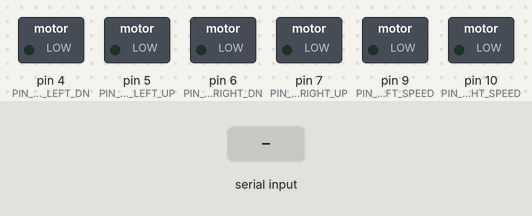
This sketch was run on a simulated Arduino Uno, built with avr-gcc and run on an emulated ATmega328P. Parts: switched loads named in the sketch (green lamp = pin HIGH). The inputs (shaded band) are chosen by the test bench.

Above: at 1.2 s.
1.3 s: "90,45\n" received over Serial
At 1.6 s:
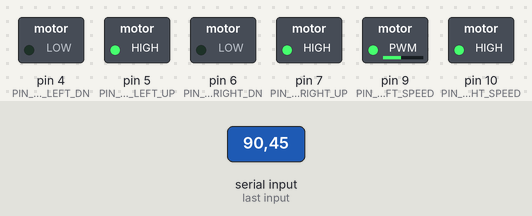
2.8 s: "30,150\n" received over Serial
At 4.0 s:
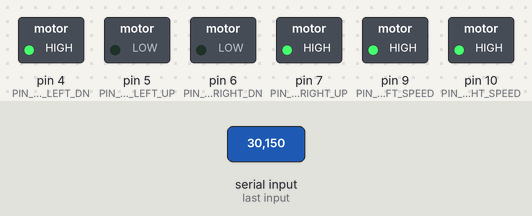
4.3 s: "5\n" received over Serial
At 5.0 s:
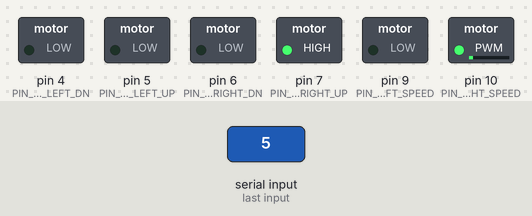
5.8 s: "90\n" received over Serial
At 6.2 s:
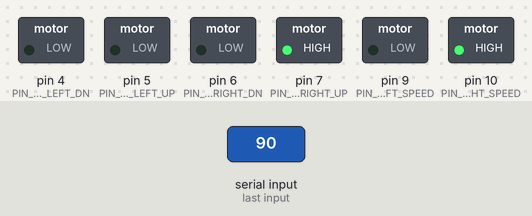
7.3 s: "1,90\n" received over Serial
At 8.5 s:
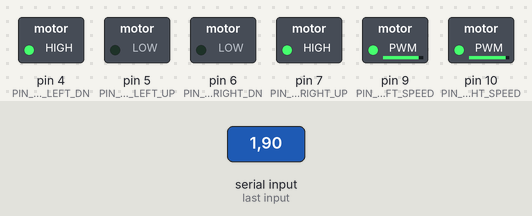
8.8 s: "200\n" received over Serial
At 9.7 s:
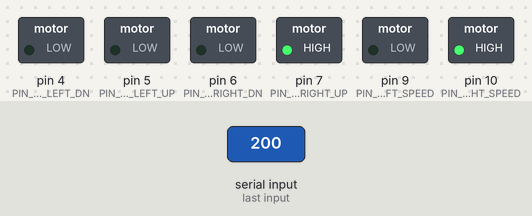
Timing chart, 0 to 11.3 s (numbered marks = the images above; inputs shaded):
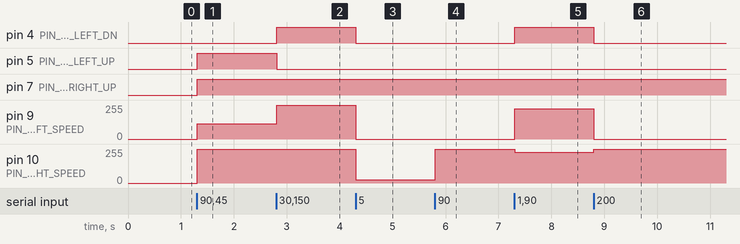

The sketch:

SerialMotorDriver.ino
```cpp
String incomingData;
int joystick_x, joystick_y;
 /* defined the right motor control pins */
#define PIN_MOTOR_RIGHT_UP 7
#define PIN_MOTOR_RIGHT_DN 6
#define PIN_MOTOR_RIGHT_SPEED 10

/* defined the left motor control pins */
#define PIN_MOTOR_LEFT_UP 5
#define PIN_MOTOR_LEFT_DN 4
#define PIN_MOTOR_LEFT_SPEED 9

 /* defined two arrays with a list of pins for each motor */
unsigned char RightMotor[3] = {
  PIN_MOTOR_RIGHT_UP,
  PIN_MOTOR_RIGHT_DN,
  PIN_MOTOR_RIGHT_SPEED
};
unsigned char LeftMotor[3] = {
  PIN_MOTOR_LEFT_UP,
  PIN_MOTOR_LEFT_DN,
  PIN_MOTOR_LEFT_SPEED
};

void setup() {
  Serial.begin(9600);

  pinMode (PIN_MOTOR_RIGHT_UP, OUTPUT);
  pinMode (PIN_MOTOR_RIGHT_DN, OUTPUT);
  pinMode (PIN_MOTOR_LEFT_UP, OUTPUT);
  pinMode (PIN_MOTOR_LEFT_DN, OUTPUT);
}

void loop() {
  if (Serial.available() > 0) {
    incomingData = Serial.readStringUntil('\n');
    int commaIndex = incomingData.indexOf(',');

    joystick_y = incomingData.substring(0, commaIndex).toInt();
    joystick_x = incomingData.substring(commaIndex+1).toInt() * -1;

    // Enable the following lines for debugging
//    Serial.println(incomingData);
//    Serial.print("X: ");
//    Serial.print(joystick_x);
//    Serial.print(", Y: ");
//    Serial.println(joystick_y);

    //  manage the right motor
    Wheel (RightMotor, joystick_y - joystick_x);
    //  manage the left motor
    Wheel (LeftMotor, joystick_y + joystick_x);
  }
}

/*
   speed control of the motor
   motor - pointer to an array of pins
   v - motor speed can be set from -100 to 100
*/
void Wheel (unsigned char * motor, int v)
{
  if (v>100) v=100;
  if (v<-100) v=-100;
  if (v>0) {
    digitalWrite(motor[0], HIGH);
    digitalWrite(motor[1], LOW);
    analogWrite(motor[2], v*2.55);
  } else if (v<0) {
    digitalWrite(motor[0], LOW);
    digitalWrite(motor[1], HIGH);
    analogWrite(motor[2], (-v)*2.55);
  } else {
    digitalWrite(motor[0], LOW);
    digitalWrite(motor[1], LOW);
    analogWrite(motor[2], 0);
  }
}
```

Measured:
- after the input at 1.3 s, pin 5 (PIN_MOTOR_LEFT_UP), pin 7 (PIN_MOTOR_RIGHT_UP): LOW → HIGH at once; pin 9 (PIN_MOTOR_LEFT_SPEED): 0/255 → 114/255 at once; pin 10 (PIN_MOTOR_RIGHT_SPEED): 0/255 → 255/255 at once
- after the input at 2.8 s, pin 4 (PIN_MOTOR_LEFT_DN): LOW → HIGH at once; pin 5 (PIN_MOTOR_LEFT_UP): HIGH → LOW at once; pin 9 (PIN_MOTOR_LEFT_SPEED): 114/255 → 255/255 at once
- after the input at 4.3 s, pin 4 (PIN_MOTOR_LEFT_DN): HIGH → LOW at once; pin 9 (PIN_MOTOR_LEFT_SPEED): 255/255 → 0/255 at once; pin 10 (PIN_MOTOR_RIGHT_SPEED): 255/255 → 25/255 at once
- after the input at 5.8 s, pin 10 (PIN_MOTOR_RIGHT_SPEED): 25/255 → 255/255 at once
- after the input at 7.3 s, pin 4 (PIN_MOTOR_LEFT_DN): LOW → HIGH at once; pin 9 (PIN_MOTOR_LEFT_SPEED): 0/255 → 226/255 at once; pin 10 (PIN_MOTOR_RIGHT_SPEED): 255/255 → 232/255 at once
- after the input at 8.8 s, pin 4 (PIN_MOTOR_LEFT_DN): HIGH → LOW at once; pin 9 (PIN_MOTOR_LEFT_SPEED): 226/255 → 0/255 at once; pin 10 (PIN_MOTOR_RIGHT_SPEED): 232/255 → 255/255 at once
